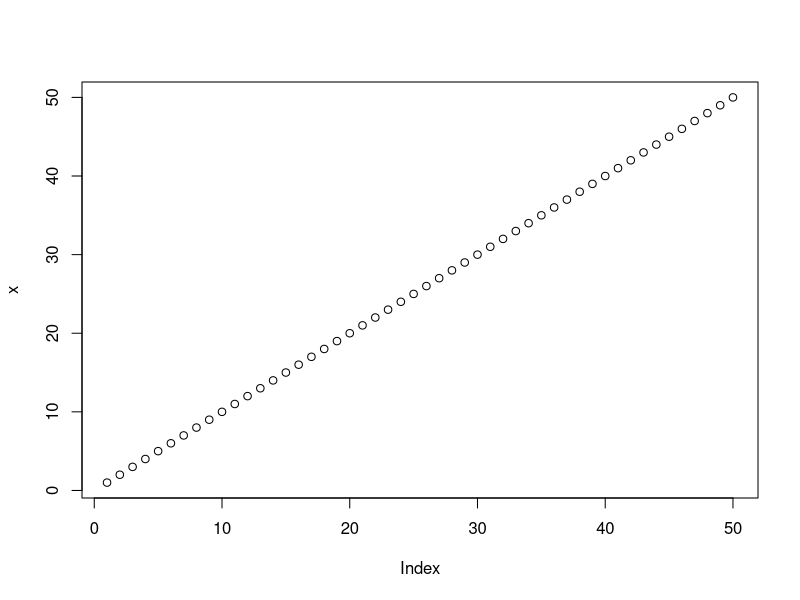
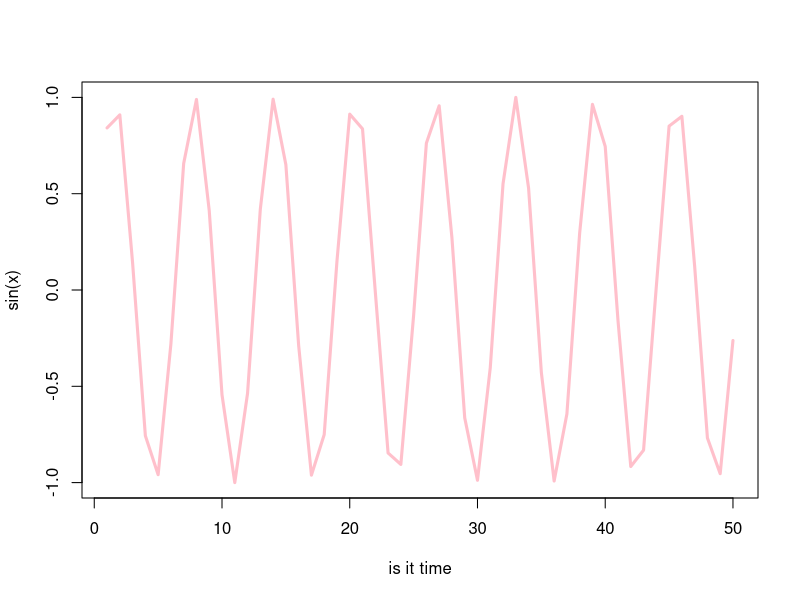

Write R code to recreate these figures, in order.
#' ---
#' title: "Lab 4 pdf from R"
#' author: "Erica Yue Hu"
#' date: "Jan 16th, 2025"
#' ---

x <- 1:50
plot(x)
plot(x,sin(x), typ="l", col="pink",lwd=3,xlab="is it time")
